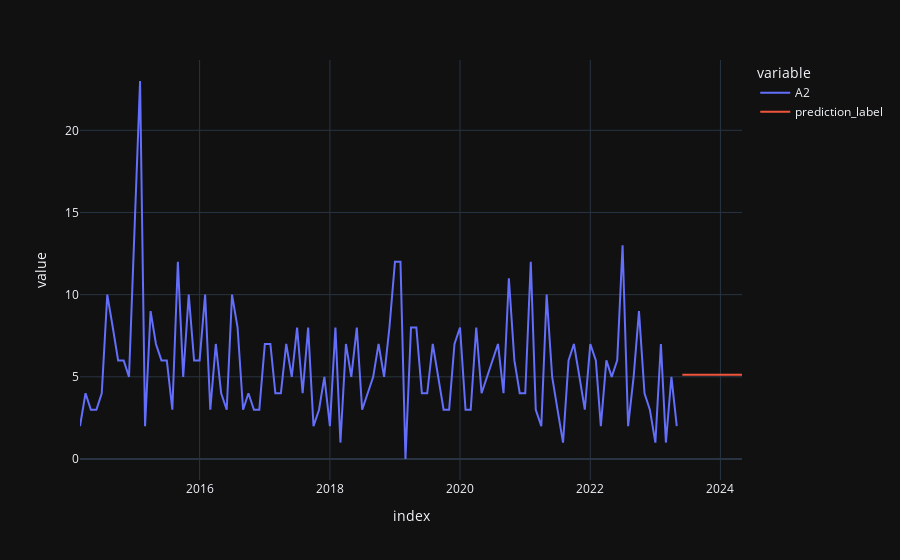

The cell this chart's notebook holds for it:
### Code cell
concat_df = pd.concat([sell_data, predictions_future], axis=0)
concat_df_i = pd.date_range(start='2014-03-01', end = '2024-05-01', freq = 'MS')
concat_df.set_index(concat_df_i, inplace=True)

fig = px.line(concat_df, x=concat_df.index, y=["A2", "prediction_label"], template = 'plotly_dark')
fig.show()
